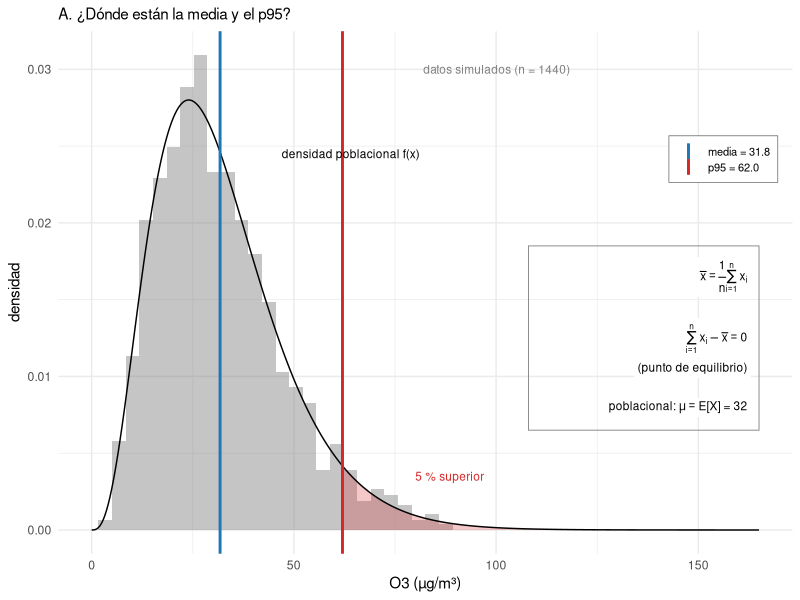
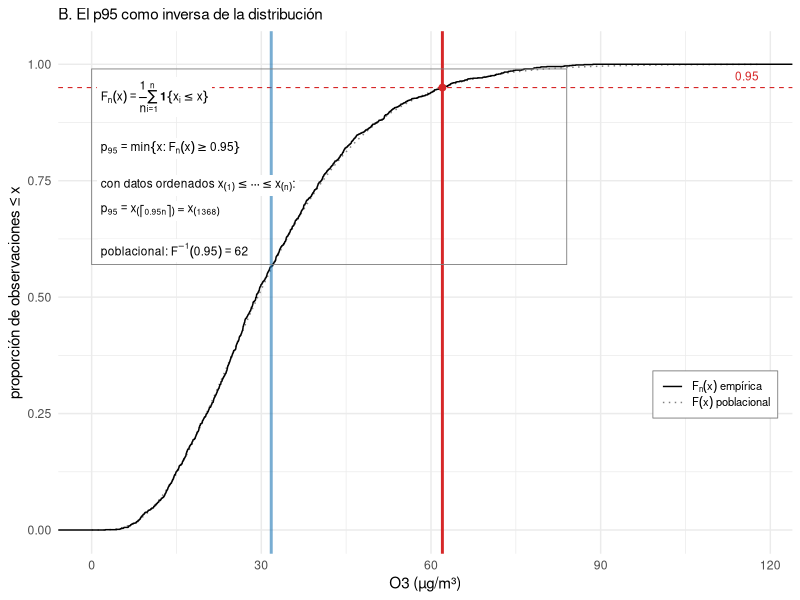
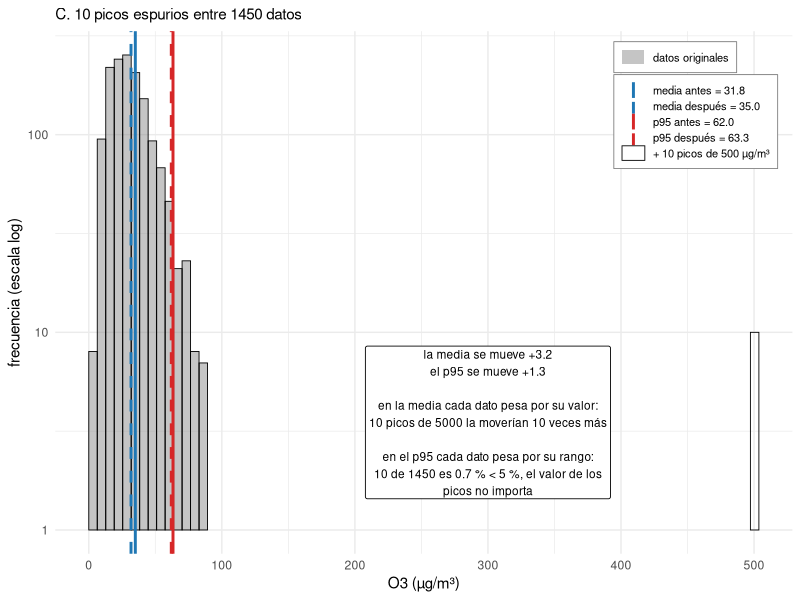
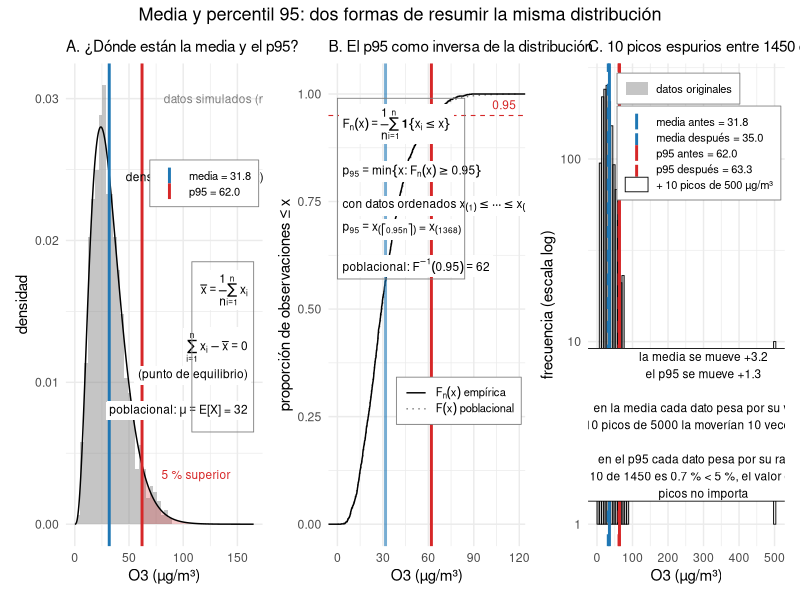
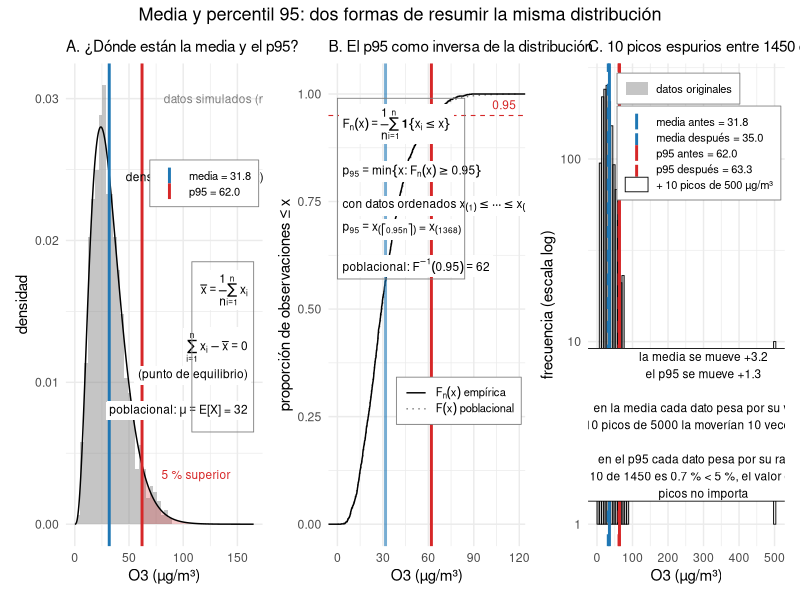

These charts were generated, in order, by the following R code:
# =============================================================================
# Figura didáctica: media y percentil 95 con datos simulados
# Genera media_p95.png y media_p95.pdf
# Versión R (ggplot2 + patchwork)
# =============================================================================
suppressPackageStartupMessages({
  library(ggplot2)
  library(dplyr)
  library(patchwork)
})

set.seed(2024)

# --- Datos simulados: un día de mediciones minutales (n = 1440) ----------------
# Distribución gamma: asimétrica a la derecha, como una concentración.
k <- 4; theta <- 8                       # forma y escala
n <- 1440
x <- rgamma(n, shape = k, scale = theta)

mu      <- k * theta                                 # media poblacional  E[X]
q95_pob <- qgamma(0.95, shape = k, scale = theta)    # p95 poblacional   F^{-1}(0.95)

media <- mean(x)                                     # media muestral
p95   <- unname(quantile(x, 0.95))                   # p95 muestral (type = 7)

# --- Panel C: los mismos datos con 10 picos espurios ---------------------------
x_con_picos <- c(x, rep(500, 10))
media_c <- mean(x_con_picos)
p95_c   <- unname(quantile(x_con_picos, 0.95))

datos <- tibble(x = x)
azul <- "#1f77b4"; rojo <- "#d62728"; gris <- "#7f7f7f"

tema <- theme_minimal(base_size = 11) +
  theme(legend.position = c(0.98, 0.98), legend.justification = c(1, 1),
        legend.background = element_rect(fill = "white", colour = gris, linewidth = 0.3),
        legend.text = element_text(size = 8), legend.title = element_blank(),
        legend.key.height = unit(0.4, "cm"),
        plot.title = element_text(size = 11))

# =============================================================================
# A. Distribución, media y p95
# =============================================================================
grid <- tibble(x = seq(0, 165, length.out = 400),
               f = dgamma(x, shape = k, scale = theta))
lineasA <- tibble(valor = c(media, p95), que = c("media", "p95"))

pA <- ggplot(datos, aes(x)) +
  geom_histogram(aes(y = after_stat(density)), bins = 50, fill = gris, alpha = 0.45) +
  geom_area(data = filter(grid, x >= p95), aes(x, f), fill = rojo, alpha = 0.25) +
  geom_line(data = grid, aes(x, f), colour = "black") +
  geom_vline(data = lineasA, aes(xintercept = valor, colour = que), linewidth = 1) +
  scale_colour_manual(values = c(media = azul, p95 = rojo),
                      labels = c(media = sprintf("media = %.1f", media),
                                 p95 = sprintf("p95 = %.1f", p95))) +
  annotate("text", x = 47, y = 0.0245, label = "densidad poblacional f(x)",
           hjust = 0, size = 3, colour = "black") +
  annotate("text", x = 80, y = 0.0035, label = "5 % superior", hjust = 0, size = 3, colour = rojo) +
  annotate("text", x = 82, y = 0.0300, label = sprintf("datos simulados (n = %d)", n),
           hjust = 0, size = 3, colour = gris) +
  annotate("label", x = 163, y = c(0.0165, 0.0125, 0.0105, 0.0080), hjust = 1, size = 3,
           parse = TRUE, label.size = 0,
           label = c("bar(x) == frac(1, n) * sum(x[i], i == 1, n)",
                     "sum(x[i] - bar(x), i == 1, n) == 0",
                     "'(punto de equilibrio)'",
                     sprintf("'poblacional: ' * mu == E*'[X]' ~ '=' ~ %.0f", mu))) +
  annotate("rect", xmin = 108, xmax = 165, ymin = 0.0065, ymax = 0.0185,
           fill = NA, colour = gris, linewidth = 0.3) +
  coord_cartesian(xlim = c(0, 165)) +
  labs(title = "A. ¿Dónde están la media y el p95?", x = "O3 (µg/m³)", y = "densidad") +
  tema + theme(legend.position = c(0.98, 0.80))

# =============================================================================
# B. Definición del p95 vía la función de distribución empírica
# =============================================================================
pB <- ggplot(datos, aes(x)) +
  stat_function(fun = pgamma, args = list(shape = k, scale = theta),
                aes(linetype = "pob"), colour = gris, n = 400) +
  stat_ecdf(aes(linetype = "emp"), colour = "black", geom = "step") +
  geom_hline(yintercept = 0.95, colour = rojo, linetype = "dashed", linewidth = 0.4) +
  geom_vline(xintercept = media, colour = azul, linewidth = 1, alpha = 0.6) +
  geom_vline(xintercept = p95, colour = rojo, linewidth = 1) +
  annotate("point", x = p95, y = 0.95, colour = rojo, size = 2) +
  annotate("text", x = 118, y = 0.975, label = "0.95", colour = rojo, size = 3, hjust = 1) +
  scale_linetype_manual(values = c(emp = "solid", pob = "dotted"),
                        labels = c(emp = expression(F[n](x)~"empírica"), pob = expression(F(x)~"poblacional"))) +
  annotate("label", x = 1, y = c(0.93, 0.82, 0.74, 0.685, 0.60), hjust = 0, size = 3,
           parse = TRUE, label.size = 0,
           label = c("F[n](x) == frac(1, n) * sum(bold('1') * group('{', x[i] <= x, '}'), i == 1, n)",
                     "p[95] == min * group('{', x * ':' ~ F[n](x) >= 0.95, '}')",
                     "'con datos ordenados ' * x[(1)] <= group('', cdots <= x[(n)], '') * ':'",
                     sprintf("p[95] == x[(group(lceil, 0.95 * n, rceil))] ~ '=' ~ x[(%d)]", ceiling(0.95 * n)),
                     sprintf("'poblacional: ' * F^{-1} * (0.95) == %.1f", q95_pob))) +
  annotate("rect", xmin = 0, xmax = 84, ymin = 0.57, ymax = 0.99,
           fill = NA, colour = gris, linewidth = 0.3) +
  scale_y_continuous(limits = c(0, 1.02)) +
  labs(title = "B. El p95 como inversa de la distribución",
       x = "O3 (µg/m³)", y = "proporción de observaciones ≤ x") +
  tema + theme(legend.position = c(0.98, 0.35))

# =============================================================================
# C. Robustez: 10 picos espurios
# =============================================================================
cortes <- seq(0, 510, length.out = 81)
conteo <- function(v) {
  h <- hist(v, breaks = cortes, plot = FALSE)
  tibble(centro = h$mids, n = h$counts) %>% filter(n > 0)
}
hist_orig  <- conteo(x)
hist_picos <- conteo(x_con_picos)
ancho <- diff(cortes)[1]

lineasC <- tibble(
  valor = c(media, media_c, p95, p95_c),
  que   = factor(c("media antes", "media después", "p95 antes", "p95 después"),
                 levels = c("media antes", "media después", "p95 antes", "p95 después"))
)

pC <- ggplot() +
  geom_col(data = hist_orig, aes(centro, n, fill = "orig"), width = ancho, alpha = 0.45) +
  geom_col(data = hist_picos, aes(centro, n, colour = "picos"), width = ancho,
           fill = NA, linewidth = 0.3) +
  geom_vline(data = lineasC, aes(xintercept = valor, colour = que, linetype = que), linewidth = 1) +
  scale_fill_manual(values = c(orig = gris), labels = c(orig = "datos originales")) +
  scale_colour_manual(
    values = c(picos = "black", "media antes" = azul, "media después" = azul,
               "p95 antes" = rojo, "p95 después" = rojo),
    labels = c(picos = "+ 10 picos de 500 µg/m³",
               "media antes"   = sprintf("media antes = %.1f", media),
               "media después" = sprintf("media después = %.1f", media_c),
               "p95 antes"     = sprintf("p95 antes = %.1f", p95),
               "p95 después"   = sprintf("p95 después = %.1f", p95_c))) +
  scale_linetype_manual(
    values = c(picos = "solid", "media antes" = "dashed", "media después" = "solid",
               "p95 antes" = "dashed", "p95 después" = "solid"),
    guide = "none") +
  annotate("label", x = 300, y = 3.5, size = 3, label.size = 0.3, colour = "black",
           label = paste0(
             sprintf("la media se mueve %+.1f\nel p95 se mueve %+.1f\n\n", media_c - media, p95_c - p95),
             "en la media cada dato pesa por su valor:\n",
             "10 picos de 5000 la moverían 10 veces más\n\n",
             "en el p95 cada dato pesa por su rango:\n",
             sprintf("10 de %d es %.1f %% < 5 %%, el valor de los\npicos no importa",
                     length(x_con_picos), 100 * 10 / length(x_con_picos)))) +
  scale_y_log10() +
  guides(colour = guide_legend(override.aes = list(
    linetype = c("solid", "dashed", "solid", "dashed", "solid"),
    fill = NA))) +
  labs(title = "C. 10 picos espurios entre 1450 datos",
       x = "O3 (µg/m³)", y = "frecuencia (escala log)") +
  tema + theme(legend.spacing.y = unit(0.05, "cm"))

# =============================================================================
figura <- (pA | pB | pC) +
  plot_annotation(title = "Media y percentil 95: dos formas de resumir la misma distribución",
                  theme = theme(plot.title = element_text(hjust = 0.5, size = 13)))

ggsave("media_p95.png", figura, width = 15, height = 5, dpi = 200, bg = "white")
ggsave("media_p95.pdf", figura, width = 15, height = 5, device = cairo_pdf)

cat(sprintf("media=%.2f  p95=%.2f  |  con picos: media=%.2f  p95=%.2f\n",
            media, p95, media_c, p95_c))
pA
pB
pC
